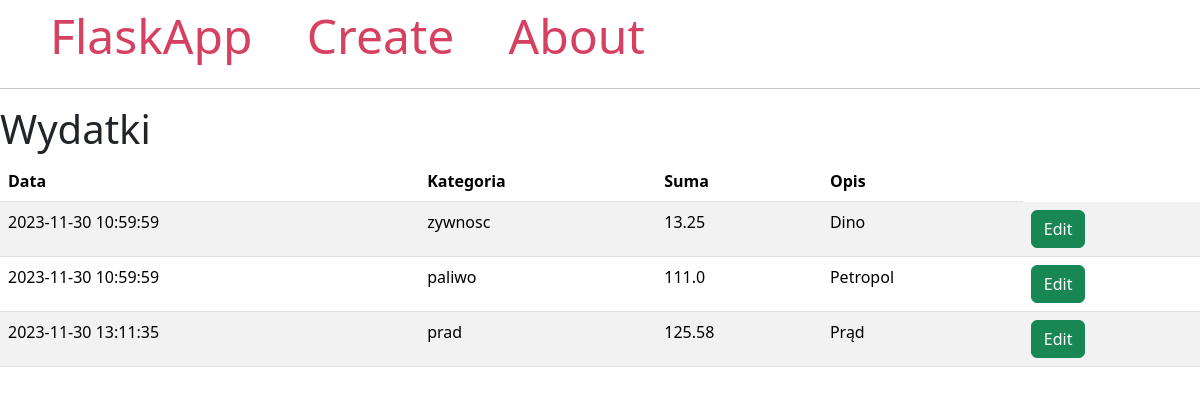
The page / on the database its author committed.
### tables this page shows
CREATE TABLE expenses (
    id INTEGER PRIMARY KEY AUTOINCREMENT,
    created TIMESTAMP NOT NULL DEFAULT CURRENT_TIMESTAMP,
    category TEXT NOT NULL,
    total FLOAT NOT NULL,
    description TEXT
);

### main.py (the view)
@app.route('/')
def index():
    sql_stmt = 'select * from expenses'
    expenses = connect_execute_db(sql_stmt)
    return render_template('index.html', expenses=expenses)

### main.py (called while the page is built)
def get_db():
    db = getattr(g, '_database', None)
    if db is None:
        db = g._database = sqlite3.connect(DATABASE)
    return db

@app.teardown_appcontext
def close_connection(exception):
    db = getattr(g, '_database', None)
    if db is not None:
        db.close()

def connect_execute_db(sql_command):
    db = get_db()
    db.row_factory = lambda C, R: {c[0]: R[i] for i, c in enumerate(C.description)}
    sql_command = sql_command
    cur = db.execute(sql_command)
    res = cur.fetchall()
    return res

### templates/index.html
{% extends 'base.html' %}
{% block content %}
    <h1>{% block title %} Wydatki {% endblock %}</h1>
<table class="table table-striped">
    <thead>
            <th>Data</th>
            <th>Kategoria</th>
            <th>Suma</th>
            <th>Opis</th>
    </thead>
    {% for expense in expenses %}
          <tr>
            <td>{{ expense['created'] }}</td>
            <td>{{ expense['category'] }}</td>
            <td>{{ expense['total'] }}</td>
            <td>{{ expense['description'] }}</td>
            <td><a class="btn btn-success" href="{{ url_for('edit', id=expense['id']) }}">Edit</a></td>
          </tr>
    {% endfor %}
    </table>
{% endblock %}

### templates/base.html (shortened to what this page needs)
<!DOCTYPE html>
<html lang="en">
<head>
    <link href="https://cdn.jsdelivr.net/npm/bootstrap@5.3.2/dist/css/bootstrap.min.css" rel="stylesheet">
</head>
<body>
    <nav>
        <a href="{{ url_for('index') }}">FlaskApp</a>
        <a href="{{ url_for('create') }}">Create</a>
        <a href="#">About</a>
    </nav>
    <hr>
    <div class="content">
        {% block content %} {% endblock %}
    </div>
</body>
</html>

### templates/base.html (style rules this page uses)
nav a { color: #d64161; font-size: 3em; margin-left: 50px; text-decoration: none; }

### rows shown on the page
expenses: created "2023-11-30 10:59:59", category "zywnosc", total "13.25", description "Dino"
expenses: created "2023-11-30 10:59:59", category "paliwo", total "111.0", description "Petropol"
expenses: created "2023-11-30 13:11:35", category "prad", total "125.58", description "Prąd"
